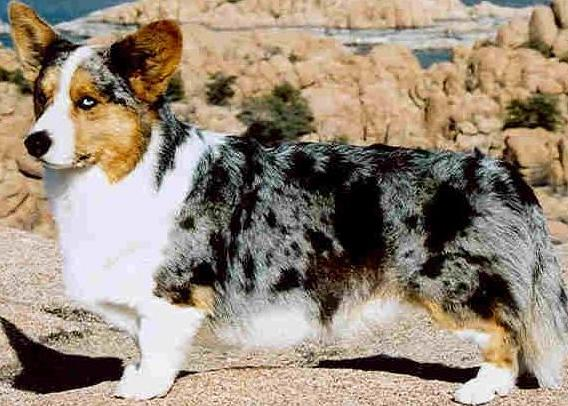
#> input picture dog_breed/Cardigan/n02113186_1016.jpg, 568 x 406 px, found by its file name; its folder holds only this picture in this run
$ python load_dataset.py
#> lines starting #> are read from the running program, lines starting #| are printed output that depends on the picture
#> call 2 of read_path, with path_name = 'C:/CV_DogDetect/dog_breed/Cardigan'
#> in read_path, image is the input picture: shape (406, 568, 3); mean B, G, R 121.7, 138, 152.5
import os
import sys
import numpy as np
import cv2

IMAGE_SIZE = 64

def resize_image(image, height=IMAGE_SIZE, width=IMAGE_SIZE):
#> called with height = 64, width = 64
    top, bottom, left, right = (0, 0, 0, 0)

    h, w, _ = image.shape
#> h = 406; w = 568

    longest_edge = max(h, w)
#> longest_edge = 568

    if h < longest_edge:
        dh = longest_edge - h
#> dh = 162
        top = dh // 2
#> top = 81
        bottom = dh - top
#> bottom = 81
    elif w < longest_edge:
        dw = longest_edge - w
        left = dw // 2
        right = dw - left
    else:
        pass

    BLACK = [0, 0, 0]

    constant = cv2.copyMakeBorder(image, top, bottom, left, right, cv2.BORDER_CONSTANT, value=BLACK)
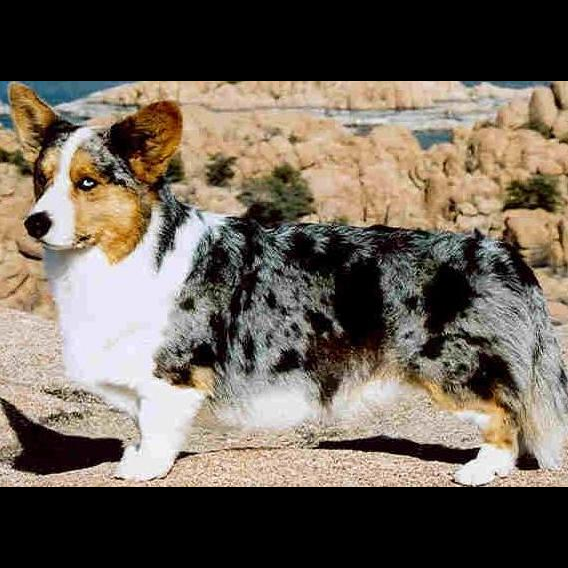
#> constant: shape (568, 568, 3); mean B, G, R 87, 98.6, 109

    return cv2.resize(constant, (height, width))
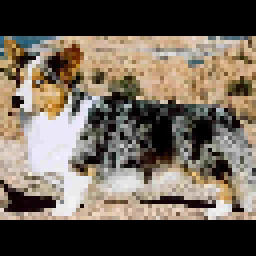
#> returned value: shape (64, 64, 3) (shown 4 times larger); mean of channels 0, 1, 2 87.1, 98.9, 109.3; drawn as B, G, R

images = []
labels = []


def read_path(path_name):
    for dir_item in os.listdir(path_name):
        full_path = os.path.abspath(os.path.join(path_name, dir_item))

        if os.path.isdir(full_path):
            read_path(full_path)
        else:
            if dir_item.endswith('.jpg') or dir_item.endswith('.png') or  dir_item.endswith('.jfif'):
                image = cv2.imread(full_path)
                image = resize_image(image, IMAGE_SIZE, IMAGE_SIZE)

                images.append(image)
                labels.append(path_name)

    return images, labels


def load_dataset(path_name):
    images, labels = read_path(path_name)
#> images = 1 item; labels = 1 item

    images = np.array(images)
    print(images.shape)
#| (1, 64, 64, 3)

    labels = np.array([0 if label.endswith('Cardigan') else 1 if label.endswith('Chihuahua')
                        else 2 if label.endswith('Labrador') else 3 if label.endswith('Siberian_husky')
                        else 4 for label in labels])
#> labels = [0]

    return images, labels


if __name__ == '__main__':
    if len(sys.argv) != 1:
        print("Usage:%s path_name\r\n" % (sys.argv[0]))
    else:
        images, labels = load_dataset('C:/CV_DogDetect/dog_breed')
#> labels = [0]

$ run again, on dog_breed/Cardigan/n02113186_1529.jpg
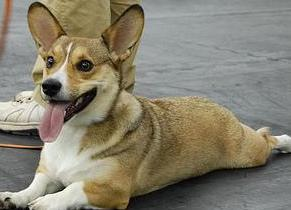
#> input picture dog_breed/Cardigan/n02113186_1529.jpg, 291 x 210 px, found by its file name
#> in read_path, image is the input picture: shape (210, 291, 3); mean B, G, R 111.7, 128.8, 134.8
#> in resize_image, `constant = cv2.copyMakeBorder(image, top, bottom, left, right, cv2.BOR..`:
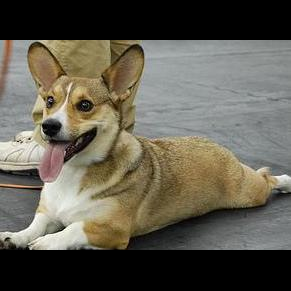
#> constant: shape (291, 291, 3); mean B, G, R 80.6, 92.9, 97.3
#> in resize_image, `return cv2.resize(constant, (height, width))`:
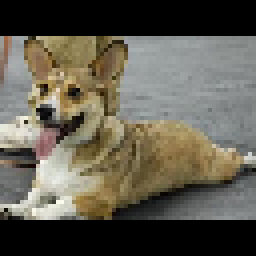
#> returned value: shape (64, 64, 3) (shown 4 times larger); mean of channels 0, 1, 2 79.7, 92, 96.4; drawn as B, G, R
#> in load_dataset, `images, labels = read_path(path_name)`: images = 1 item
#| (1, 64, 64, 3)
#> in load_dataset, `labels = np.array([0 if label.endswith('Cardigan') else 1 if label.end..`: labels = [0]

$ run again, on dog_breed/Cardigan/n02113186_1594.jpg
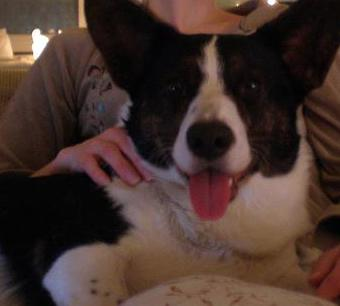
#> input picture dog_breed/Cardigan/n02113186_1594.jpg, 340 x 306 px, found by its file name
#> in read_path, image is the input picture: shape (306, 340, 3); mean B, G, R 44, 50.2, 69.4
#> in resize_image, `constant = cv2.copyMakeBorder(image, top, bottom, left, right, cv2.BOR..`:
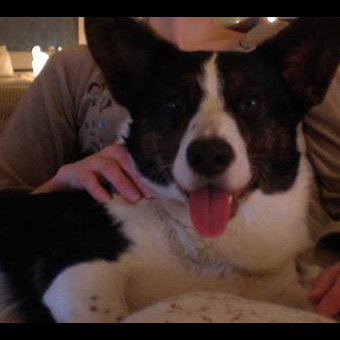
#> constant: shape (340, 340, 3); mean B, G, R 39.6, 45.2, 62.5
#> in resize_image, `return cv2.resize(constant, (height, width))`:
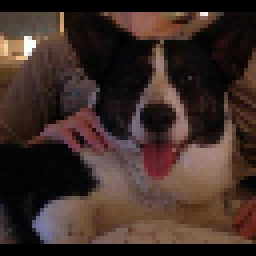
#> returned value: shape (64, 64, 3) (shown 4 times larger); mean of channels 0, 1, 2 39.9, 45.5, 62.9; drawn as B, G, R
#> in load_dataset, `images, labels = read_path(path_name)`: images = 1 item
#| (1, 64, 64, 3)
#> in load_dataset, `labels = np.array([0 if label.endswith('Cardigan') else 1 if label.end..`: labels = [0]

$ run again, on dog_breed/Cardigan/n02113186_1612.jpg
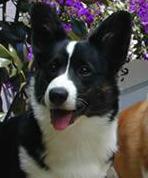
#> input picture dog_breed/Cardigan/n02113186_1612.jpg, 148 x 178 px, found by its file name
#> in read_path, image is the input picture: shape (178, 148, 3); mean B, G, R 67.9, 71.6, 75.4
#> in resize_image, `constant = cv2.copyMakeBorder(image, top, bottom, left, right, cv2.BOR..`:
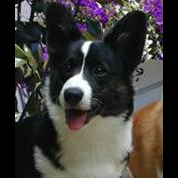
#> constant: shape (178, 178, 3); mean B, G, R 56.4, 59.5, 62.7
#> in resize_image, `return cv2.resize(constant, (height, width))`:
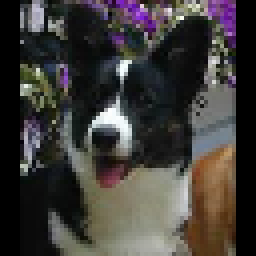
#> returned value: shape (64, 64, 3) (shown 4 times larger); mean of channels 0, 1, 2 56.7, 59.8, 63; drawn as B, G, R
#> in load_dataset, `images, labels = read_path(path_name)`: images = 1 item
#| (1, 64, 64, 3)
#> in load_dataset, `labels = np.array([0 if label.endswith('Cardigan') else 1 if label.end..`: labels = [0]

$ run again, on dog_breed/Cardigan/n02113186_1030.jpg
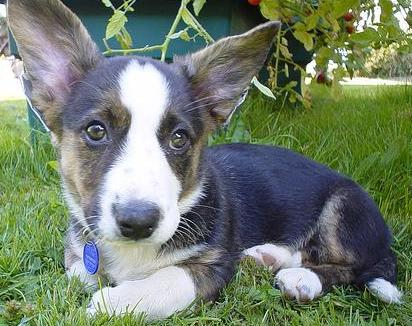
#> input picture dog_breed/Cardigan/n02113186_1030.jpg, 412 x 326 px, found by its file name
#> in read_path, image is the input picture: shape (326, 412, 3); mean B, G, R 107.4, 126.1, 113.8
#> in resize_image, `constant = cv2.copyMakeBorder(image, top, bottom, left, right, cv2.BOR..`:
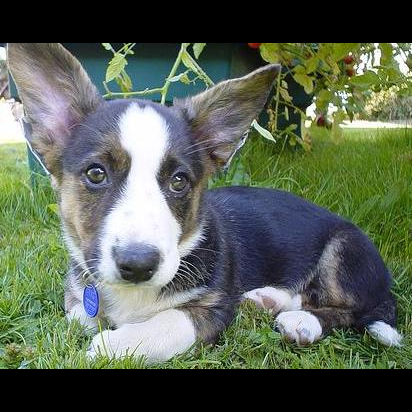
#> constant: shape (412, 412, 3); mean B, G, R 85, 99.8, 90
#> in resize_image, `return cv2.resize(constant, (height, width))`:
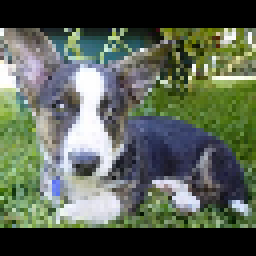
#> returned value: shape (64, 64, 3) (shown 4 times larger); mean of channels 0, 1, 2 84.6, 98.9, 89.3; drawn as B, G, R
#> in load_dataset, `images, labels = read_path(path_name)`: images = 1 item
#| (1, 64, 64, 3)
#> in load_dataset, `labels = np.array([0 if label.endswith('Cardigan') else 1 if label.end..`: labels = [0]
